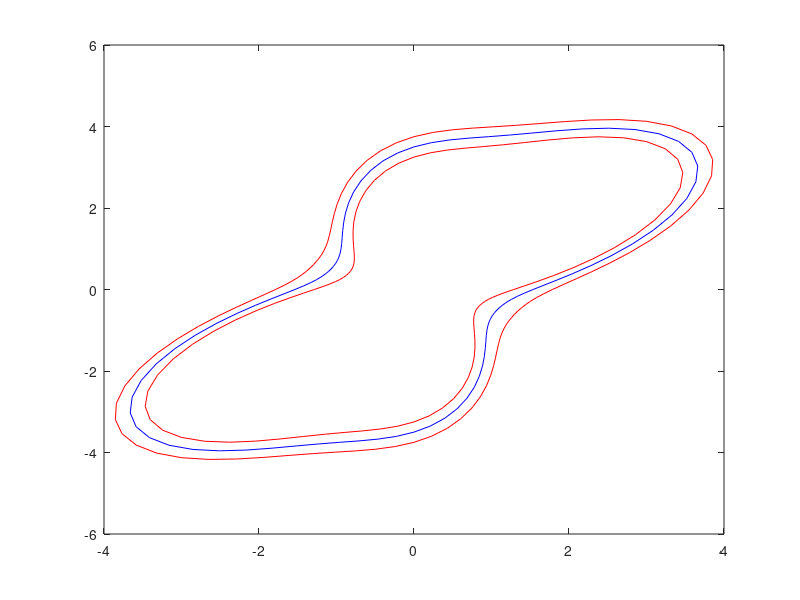

MATLAB code to generate this figure: (Note: this script raises an error after producing the figure.)
clear all

theta = 0:2*pi/100:2*pi;
r=1+2.*exp(-4*cos(theta).^2)+0.5.*exp(4*cos(theta).*sin(theta));
x=cos(theta).*r;
y=sin(theta).*r;
xplus=cos(theta).*(r+0.25);
yplus=sin(theta).*(r+0.25);
xmoins=cos(theta).*(r-0.25);
ymoins=sin(theta).*(r-0.25);
plot(xplus,yplus,'r',xmoins,ymoins,'r',x,y,'b');
hold on
%% construction de la matrice X
N=100;
T=60;
delta = 0.01;
deltaT = 60/N;
Vl = sqrt((diff(x)./deltaT).^2+(diff(y)./deltaT).^2);
Vtheta = diff(theta)./deltaT;
M = [-1/delta 1/delta;1/2 1/2];
V = inv(M)*[Vtheta;Vl];
%Vg et Vd
Vg = [0,V(1,:)];
Vd = [0,V(2,:)];
Ug = [V(1,:),0];
Ud = [V(2,:),T];
%matrice X
X = [theta;x;y;Vg;Vd;Ug;Ud];

%% contraintes
lb = [-inf*ones(1,N+1); -inf*ones(1,N+1); -inf*ones(1,N+1); zeros(1,N+1) ; zeros(1,N+1) ; -8*ones(1,N+1) ; -8*ones(1,N+1)];
ub = [+inf*ones(1,N+1); +inf*ones(1,N+1); +inf*ones(1,N+1) ; 8*ones(1,N+1) ; 8*ones(1,N+1) ; 8*ones(1,N+1) ; 8*ones(1,N+1)];
A=[];
b=[];
Aeq=[];
beq=[];

options = optimoptions('fminunc','display','iter','Algorithm','quasi-newton','HessUpdate','bfgs');
options.MaxFunctionEvaluations=30000000000;
options.MaxIterations=100;

obj = @(X)(X(end,end));

[sol,fval,exitflag,output] = fmincon(obj,X,A,b,Aeq,beq,lb,ub,@cont,options);
sol=[[sol(1:5,1);0;0],sol];
% sol=[0 sol(1,:);rp(0) sol(2,:);0 sol(3,:); 0 sol(4,:); 0 sol(5,:); 0 sol(6,:); 0 sol(7,:)];
plot(sol(2,:),sol(3,:),'-g');
fprintf("%i", sol(end,end));
